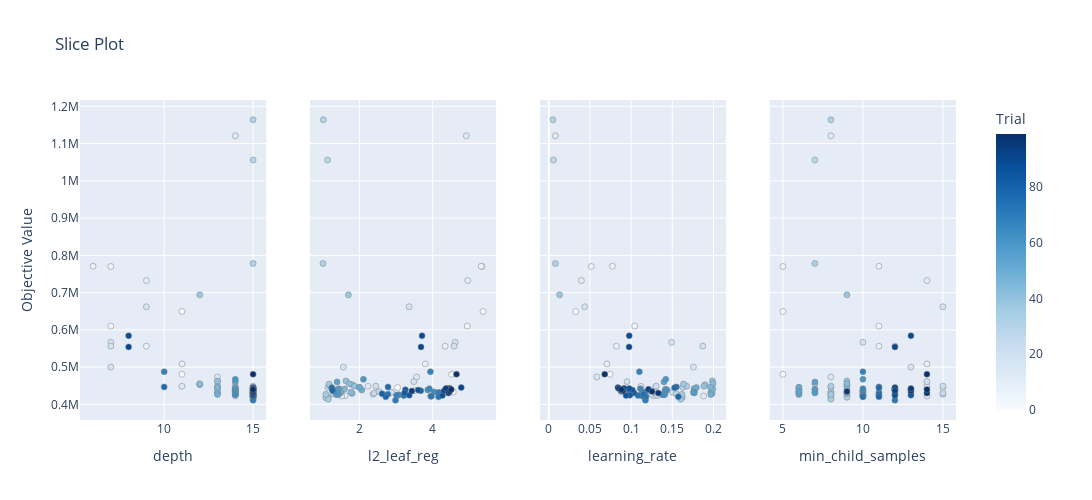

Notebook code cell kept with this figure:
### Code cell
fig = optuna.visualization.plot_slice(study)
fig.update_layout(width=1200, height=500)
plt.tight_layout()
fig.show()
